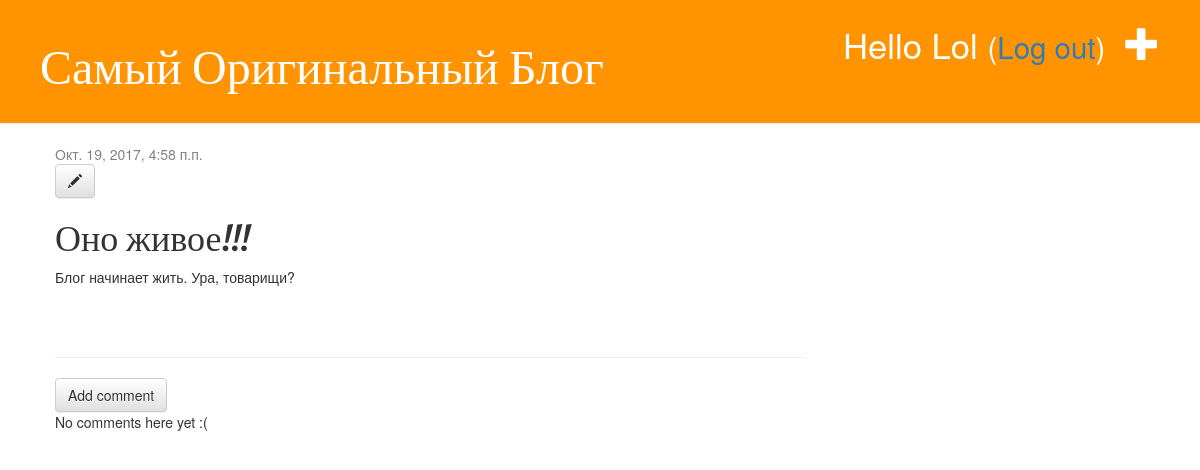
Screenshot of /post/3/ (signed in) with the database file from the repository.
### blog/models.py (models this page shows, shortened)
class Post(models.Model):
    author = models.ForeignKey('auth.User')
    title = models.CharField(max_length=200)
    text = models.TextField()
    created_date = models.DateTimeField(
            default=timezone.now)
    published_date = models.DateTimeField(
            blank=True, null=True)

### blog/views.py (the view)
# urls.py: url(r'^post/(?P<pk>\d+)/$', views.post_detail, name='post_detail'),
@login_required
def post_detail(request, pk):
    post = get_object_or_404(Post, pk=pk)
    return render(request, 'blog/post_detail.html', {'post': post})

### blog/templates/blog/post_detail.html
{% extends 'blog/base.html' %}
{% block content %}
    <div class="post">
        {% if post.published_date %}
            <div class="date">
                {{ post.published_date }}
            </div>
        {% endif %}
       {% if user.is_authenticated %}
            <a class="btn btn-default" href="{% url 'post_edit' pk=post.pk %}"><span class="glyphicon glyphicon-pencil"></span></a>
       {% endif %}
        <h1>{{ post.title }}</h1>
        <p>{{ post.text|linebreaksbr }}</p>
    </div>
    <hr>
    <a class="btn btn-default" href="{% url 'add_comment_to_post' pk=post.pk %}">Add comment</a>
{% for comment in post.comments.all %}
    {% if user.is_authenticated or comment.approved_comment %}
    <div class="comment">
        <div class="date">
            {{ comment.created_date }}
            {% if not comment.approved_comment %}
                <a class="btn btn-default" href="{% url 'comment_remove' pk=comment.pk %}"><span class="glyphicon glyphicon-remove"></span></a>
                <a class="btn btn-default" href="{% url 'comment_approve' pk=comment.pk %}"><span class="glyphicon glyphicon-ok"></span></a>
            {% endif %}
        </div>
        <strong>{{ comment.author }}</strong>
        <p>{{ comment.text|linebreaks }}</p>
    </div>
    {% endif %}
{% empty %}
    <p>No comments here yet :(</p>
{% endfor %}
{% endblock %}

### blog/templates/blog/base.html (shortened to what this page needs)
{% load staticfiles %}
<!DOCTYPE html>
<html lang="en">
<head>
    <link rel="stylesheet" href="//maxcdn.bootstrapcdn.com/bootstrap/3.2.0/css/bootstrap.min.css">
    <link rel="stylesheet" href="//maxcdn.bootstrapcdn.com/bootstrap/3.2.0/css/bootstrap-theme.min.css">
    <link rel="stylesheet" href="{% static 'css/blog.css' %}">
</head>
<body>
    <div class="page-header">
    {% if user.is_authenticated %}
        <a href="{% url 'post_new' %}" class="top-menu"><span class="glyphicon glyphicon-plus"></span></a>
        <p class="top-menu">Hello {{ user.username }} <small>(<a href="{% url 'logout' %}">Log out</a>)</small></p>
    {% else %}
        <a href="{% url 'login' %}" class="top-menu"><span class="glyphicon glyphicon-lock"></span></a>
    {% endif %}
        <h1><a href="/">Самый Оригинальный Блог</a></h1>
    </div>
    <div class="content container">
        <div class="row">
            <div class="col-md-8">
            {% block content %}
            {% endblock %}
            </div>
        </div>
    </div>
</body>
</html>

### blog/static/css/blog.css (style rules this page uses)
.page-header { background-color: #ff9400; margin-top: 0; padding: 20px 20px 20px 40px; }
.page-header h1, .page-header h1 a, .page-header h1 a:visited, .page-header h1 a:active { color: #ffffff; font-size: 36pt; text-decoration: none; }
.content { margin-left: 40px; }
h1, h2, h3, h4 { font-family: 'Lobster', cursive; }
.date { color: #828282; }
.top-menu, .top-menu:hover, .top-menu:visited { color: #ffffff; float: right; font-size: 26pt; margin-right: 20px; }
.post { margin-bottom: 70px; }

### rows the page displays
Post: published_date "Окт. 19, 2017, 4:58 п.п.", title "Оно живое!!!", text "Блог начинает жить. Ура, товарищи?"

### other values shown
{{ user.username }} "Lol"
